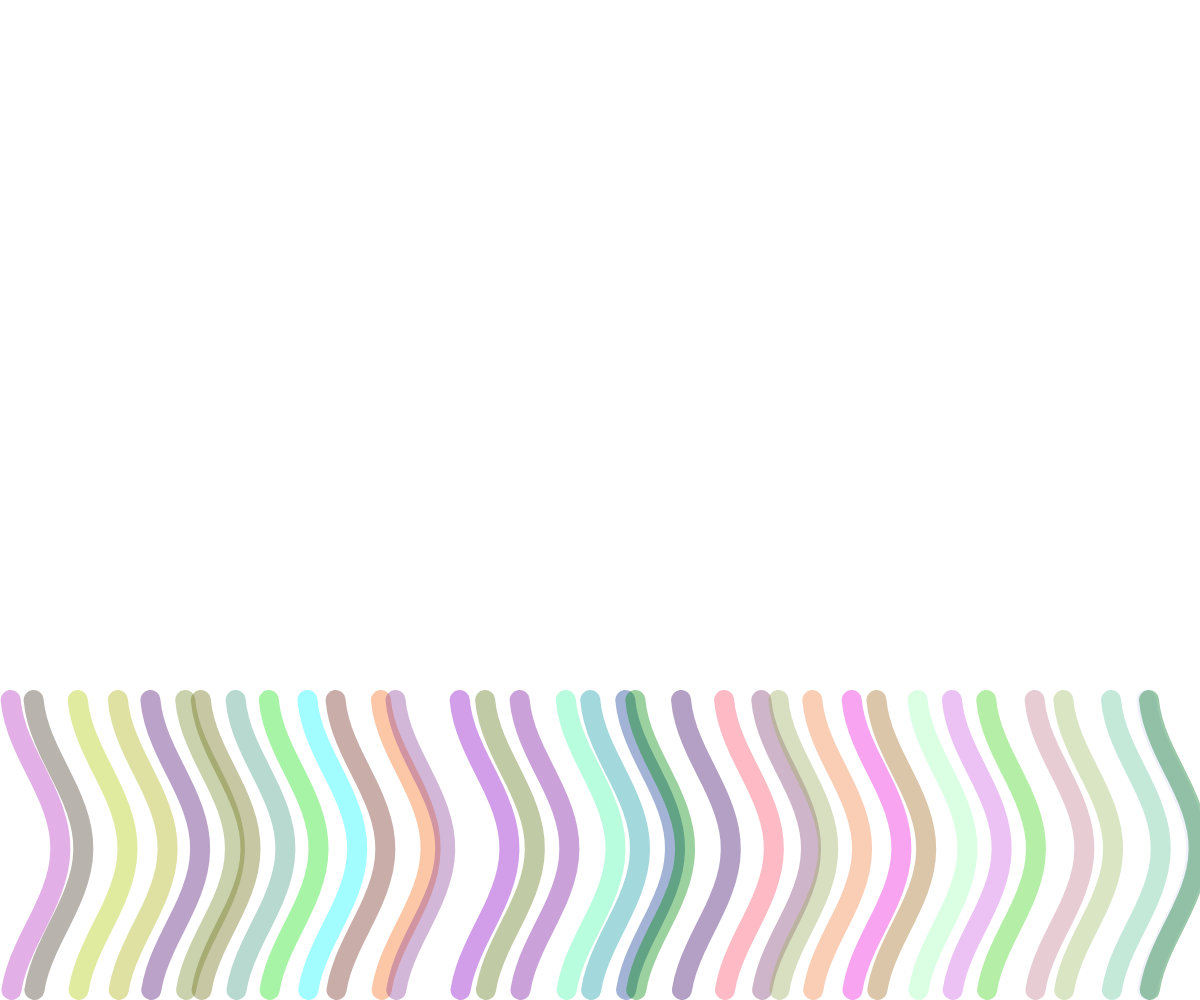
Frame 1 (no input)
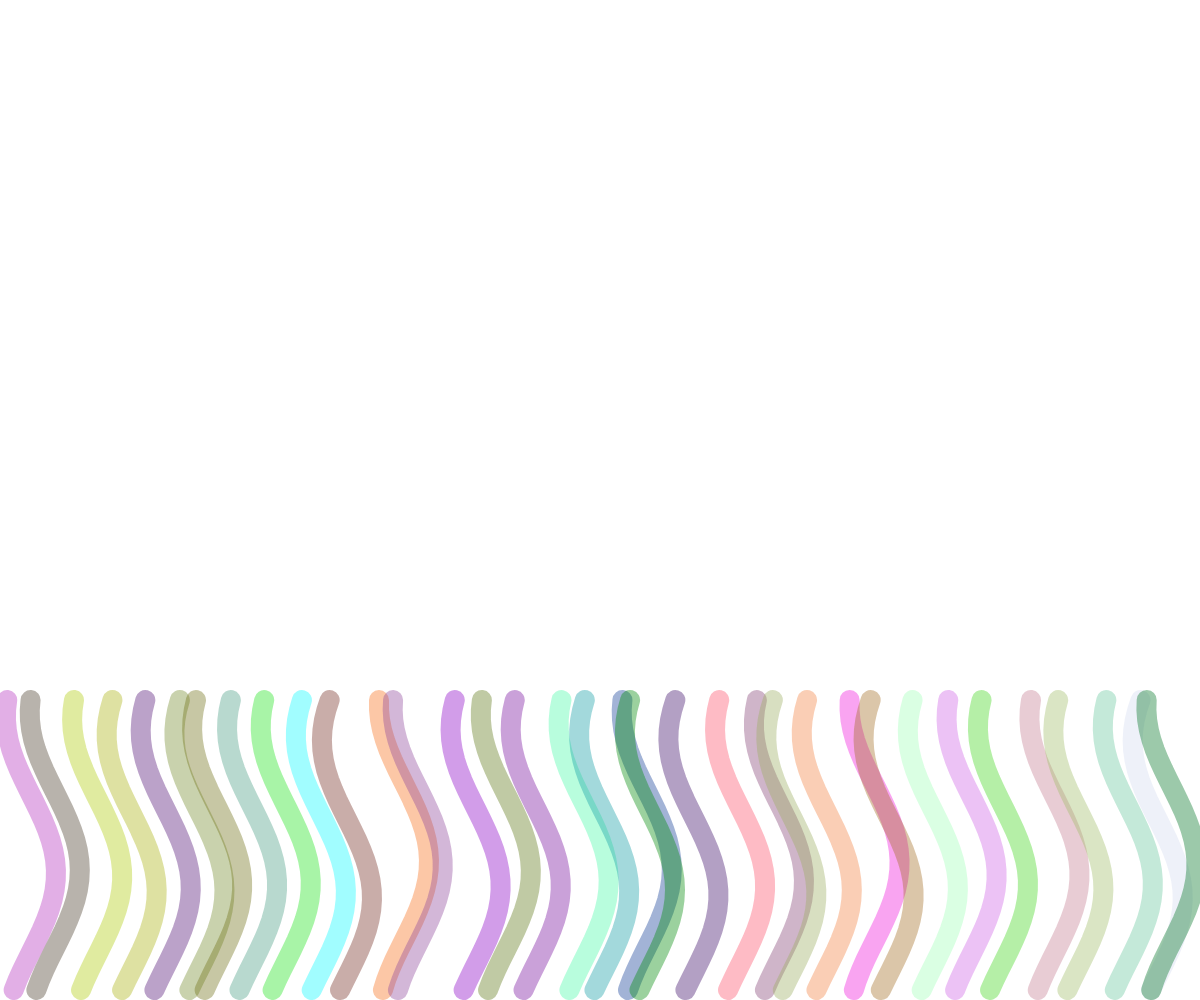
Frame 60 (no input)
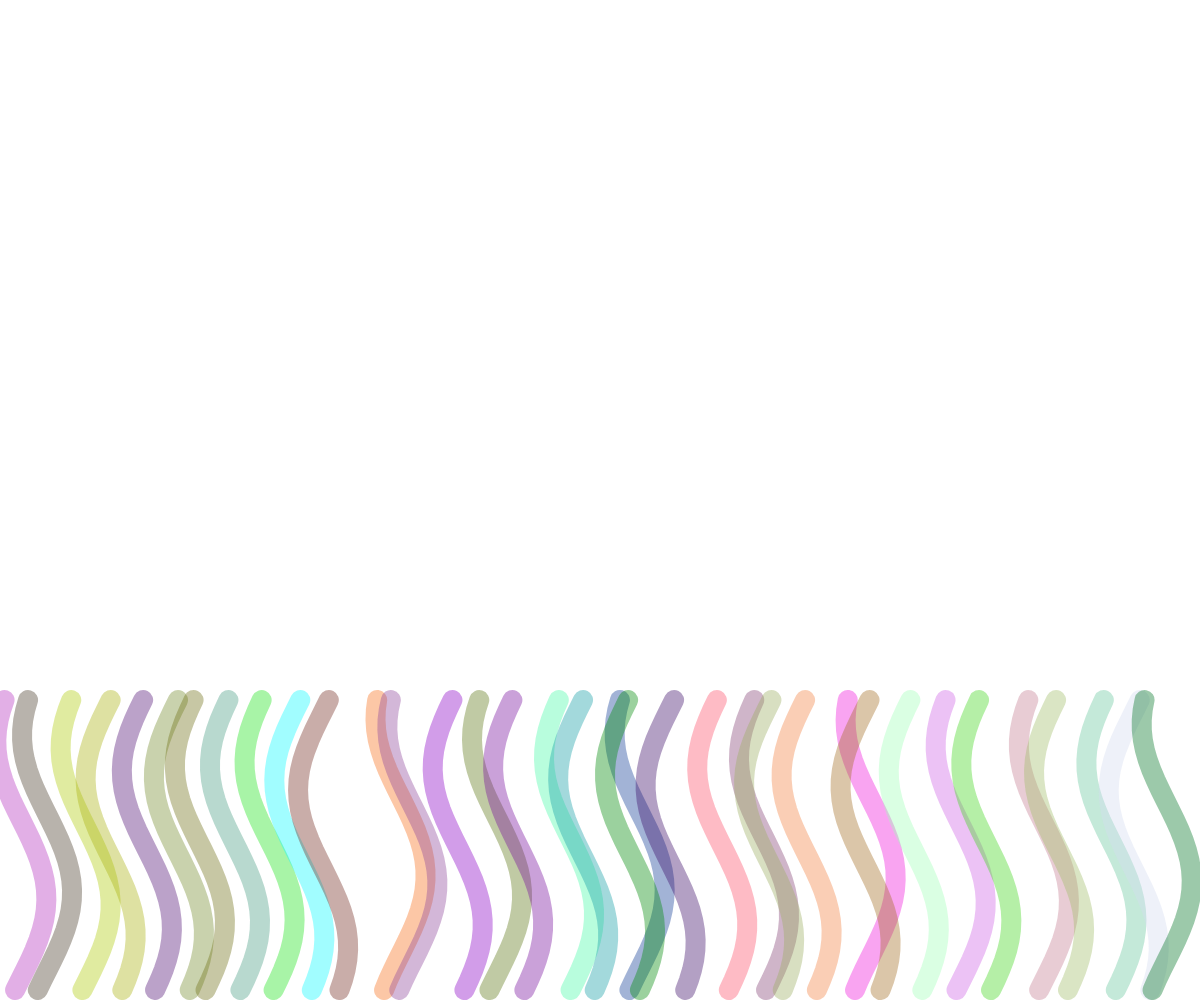
Frame 120 (the mouse pressed at the canvas centre since frame 60)

The p5.js sketch that drew these frames (run headless with seeded random() and noise() and a simulated clock; from frame 60 on, the mouse is pressed at the canvas centre):

// p5.js sketch
// ── sketch.js
let colors = []; // 用於存儲每條線的顏色
let frequencies = []; // 用於存儲每條線的搖晃頻率
let positions = []; // 用於存儲每條線的隨機水平位置

function setup() {
  let canvas = createCanvas(windowWidth, windowHeight);
  canvas.style('position', 'absolute'); // 設置畫布為絕對定位
  canvas.style('z-index', '1'); // 設置畫布層級
  canvas.style('pointer-events', 'none'); // 禁止畫布攔截滑鼠事件
  clear(); // 確保畫布背景透明

  // 預先生成每條線的隨機顏色、頻率和水平位置
  let spacing = width / 35; // 計算每條線的基礎間距
  for (let i = 0; i < 35; i++) { // 將線條數改為 35
    colors.push(color(random(255), random(255), random(255), 100)); // 設置透明度為 100
    frequencies.push(random(0.2, 0.8)); // 為每條線生成隨機頻率因子

    // 為每條線生成隨機水平位置，允許部分線條重疊
    let basePosition = i * spacing;
    positions.push(basePosition + random(-spacing / 2, spacing / 2)); // 添加隨機偏移，允許重疊
  }
}

function draw() {
  clear(); // 清除畫布，保持透明背景

  blendMode(BLEND); // 啟用 BLEND 模式
  strokeWeight(20); // 設定線條寬度為 20
  noFill(); // 不填充形狀內部

  let time = millis() / 800; // 加快擺動速度（時間增量變大）
  for (let i = 0; i < 35; i++) { // 將線條數改為 35
    let x = positions[i]; // 使用預先生成的隨機水平位置
    let baseY = height; // 線條的底部固定在畫布底部

    // 使用預先生成的顏色
    stroke(colors[i]);

    // 使用 beginShape 和 endShape 繪製連續的線條
    beginShape();
    let currentX = x;
    let currentY = baseY;
    let frequency = frequencies[i]; // 獲取該線條的頻率因子
    for (let j = 1; j <= 30; j++) { // 增加節點數量
      let segmentLength = 10; // 減小每個節點之間的距離
      let offset = sin(time * frequency + j * 0.2) * 5; // 使用頻率因子調整振幅
      currentX += offset; // 計算當前節點的 x 座標
      currentY -= segmentLength; // 計算當前節點的 y 座標

      vertex(currentX, currentY); // 添加頂點到形狀
    }
    endShape();
  }
}

function windowResized() {
  resizeCanvas(windowWidth, windowHeight);
}
